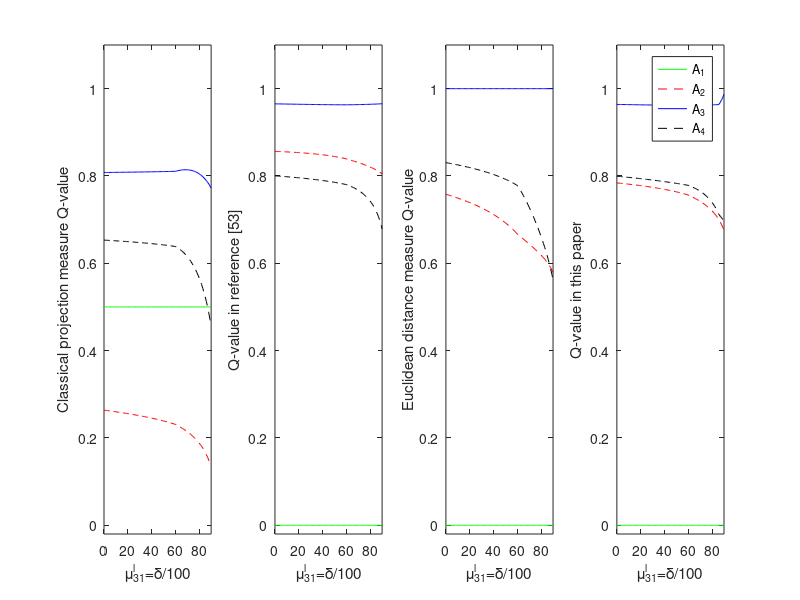

Here is the MATLAB script that generated this plot:

clc
clear all
%---------------导入决策矩阵------%
X=load('data2.txt');
w=[0.3 0.4 0.3];%属性权重
for dd=1:91
%     X(1,1)=(dd-1)/100;%-动态实验1----------------------%
   X(3,1)=(dd-1)/100;%-动态实验2----------------------%
%---------------计算加权决策矩阵------%
n=4;   %------方案的个数
k=5;   %------专家的个数
m=3;   %------属性指标的个数
for j=1:(n*k)
     for i=1:m
         Y(j,1+(i-1)*4)=1-(1-X(j,1+(i-1)*4))^w(i);
         Y(j,2+(i-1)*4)=1-(1-X(j,2+(i-1)*4))^w(i);
         Y(j,3+(i-1)*4)=(X(j,3+(i-1)*4))^w(i);
         Y(j,4+(i-1)*4)=(X(j,4+(i-1)*4))^w(i);
     end
end
WY=Y;
%-------------------------------------------------------%

%---------------计算正理想----------------%
for jj=1:k
        for ii=1:m
        Z(jj,1+4*(ii-1))=max(Y([jj jj+k jj+k*2 jj+k*3],1+4*(ii-1)));
        Z(jj,2+4*(ii-1))=max(Y([jj jj+k jj+k*2 jj+k*3],2+4*(ii-1)));
        Z(jj,3+4*(ii-1))=min(Y([jj jj+k jj+k*2 jj+k*3],3+4*(ii-1)));
        Z(jj,4+4*(ii-1))=min(Y([jj jj+k jj+k*2 jj+k*3],4+4*(ii-1)));
        end
end
ZZ=Z;

%---------------计算遗憾和满意矩阵----------------%
 for jjj=1:n
     A=Y(1+(jjj-1)*k:jjj*k,:);
         for j=1:k
             for i=1:m
                 %---------------计算遗憾矩阵----------------%
                 R(j+(jjj-1)*k,1+(i-1)*4)=Z(j,1+(i-1)*4)*A(j,3+(i-1)*4);
                 R(j+(jjj-1)*k,2+(i-1)*4)=Z(j,2+(i-1)*4)*A(j,4+(i-1)*4);
                 R(j+(jjj-1)*k,3+(i-1)*4)=Z(j,3+(i-1)*4)+A(j,1+(i-1)*4)-Z(j,3+(i-1)*4)*A(j,1+(i-1)*4);
                 R(j+(jjj-1)*k,4+(i-1)*4)=Z(j,4+(i-1)*4)+A(j,2+(i-1)*4)-Z(j,4+(i-1)*4)*A(j,2+(i-1)*4);
          
             end
         end
 end
 
%---------------计算正理想遗憾矩阵----------------%
 for jj=1:k
        for ii=1:m
        ZR(jj,1+4*(ii-1))=min(R([jj jj+k jj+k*2 jj+k*3],1+4*(ii-1)));
        ZR(jj,2+4*(ii-1))=min(R([jj jj+k jj+k*2 jj+k*3],2+4*(ii-1)));
        ZR(jj,3+4*(ii-1))=max(R([jj jj+k jj+k*2 jj+k*3],3+4*(ii-1)));
        ZR(jj,4+4*(ii-1))=max(R([jj jj+k jj+k*2 jj+k*3],4+4*(ii-1)));
        end
 end
%--------------------------------------------%
  %--------------计算正理想遗憾矩阵的模------------------------------%
 Z2=zeros(1,k);
 for kk=1:k
        for i=1:m
          Z2(1,kk)=Z2(1,kk)+(Z(kk,1+(i-1)*4))^2+(Z(kk,2+(i-1)*4))^2+(Z(kk,3+(i-1)*4))^2+(Z(kk,4+(i-1)*4))^2+(1-(Z(kk,1+(i-1)*4))-Z(kk,3+(i-1)*4))^2+(1-(Z(kk,2+(i-1)*4))-Z(kk,4+(i-1)*4))^2;
        end
 end

 Z22=sum(Z2);
 
%--------------------------------------------%
Y2=zeros(n,k);
YZ=zeros(n,k);
DYZ=zeros(n,k);
for j=1:n
    YY=Y(1+(j-1)*k:j*k,:);
    for kk=1:k
       for i=1:m
          Y2(j,kk)=Y2(j,kk)+(YY(kk,1+(i-1)*4))^2+(YY(kk,2+(i-1)*4))^2+(YY(kk,3+(i-1)*4))^2+(YY(kk,4+(i-1)*4))^2+(1-(YY(kk,1+(i-1)*4))-YY(kk,3+(i-1)*4))^2+(1-(YY(kk,2+(i-1)*4))-YY(kk,4+(i-1)*4))^2;
          YZ(j,kk)=YZ(j,kk)+(Z(kk,1+(i-1)*4))*(YY(kk,1+(i-1)*4))+(Z(kk,2+(i-1)*4))*(YY(kk,2+(i-1)*4))+(Z(kk,3+(i-1)*4))*(YY(kk,3+(i-1)*4))+(Z(kk,4+(i-1)*4))*(YY(kk,4+(i-1)*4))+(1-(Z(kk,1+(i-1)*4))-Z(kk,3+(i-1)*4))*(1-(YY(kk,1+(i-1)*4))-YY(kk,3+(i-1)*4))+(1-(Z(kk,2+(i-1)*4))-Z(kk,4+(i-1)*4))*(1-(YY(kk,2+(i-1)*4))-YY(kk,4+(i-1)*4));     
          DYZ(j,kk)=DYZ(j,kk)+(((Z(kk,1+(i-1)*4))-(YY(kk,1+(i-1)*4)))^2+((Z(kk,2+(i-1)*4))-(YY(kk,2+(i-1)*4)))^2+((Z(kk,3+(i-1)*4))-(YY(kk,3+(i-1)*4)))^2+((Z(kk,4+(i-1)*4))-(YY(kk,4+(i-1)*4)))^2+((1-(Z(kk,1+(i-1)*4))-Z(kk,3+(i-1)*4))-(1-(YY(kk,1+(i-1)*4))-YY(kk,3+(i-1)*4)))^2+((1-(Z(kk,2+(i-1)*4))-Z(kk,4+(i-1)*4))-(1-(YY(kk,2+(i-1)*4))-YY(kk,4+(i-1)*4)))^2)^0.5;
       end
    end
    Y22(j)=sum(Y2(j,:));
    YZZ(j)=sum(YZ(j,:));
    DDYZ(j)=sum(DYZ(j,:));
end
ZZZ=YZ;
%--------------------------------------------%   
 for j=1:n
    GR1(j)=YZZ(j)/Z22^0.5;
    GR2(j)=YZZ(j)/(YZZ(j)+abs(Y22(j)- Z22));
    GR3(j)=YZZ(j)/((Y22(j))^0.5*(Z22)^0.5+abs(Y22(j)- Z22)+abs(abs(YZZ(j)- Z22)));
 end
%--------------------------------------------%
 GN=[GR1;GR2;GR3;DDYZ];
 for j=1:n
    GCU1(j)=(GR1(j)-min(GR1))/(max(GR1)-min(GR1));
    GCU2(j)=(GR2(j)-min(GR2))/(max(GR2)-min(GR2));
    GCU3(j)=(GR3(j)-min(GR3))/(max(GR3)-min(GR3));
    GCU4(j)=(max(DDYZ)-DDYZ(j))/(max(DDYZ)-min(DDYZ));
    
 end
 
 
  Z=ZR;
  Y=[]; 
  Y=R;
  %--------------计算正理想遗憾矩阵的模------------------------------%
 Z2=zeros(1,k);
 for kk=1:k
        for i=1:m
          Z2(1,kk)=Z2(1,kk)+(Z(kk,1+(i-1)*4))^2+(Z(kk,2+(i-1)*4))^2+(Z(kk,3+(i-1)*4))^2+(Z(kk,4+(i-1)*4))^2+(1-(Z(kk,1+(i-1)*4))-Z(kk,3+(i-1)*4))^2+(1-(Z(kk,2+(i-1)*4))-Z(kk,4+(i-1)*4))^2;
        end
 end
 Z22=sum(Z2);
%--------------------------------------------%
Y2=zeros(n,k);
YZ=zeros(n,k);
DYZ=zeros(n,k);
  for j=1:n
    YY=Y(1+(j-1)*k:j*k,:);
    for kk=1:k
       for i=1:m
          Y2(j,kk)=Y2(j,kk)+(YY(kk,1+(i-1)*4))^2+(YY(kk,2+(i-1)*4))^2+(YY(kk,3+(i-1)*4))^2+(YY(kk,4+(i-1)*4))^2+(1-(YY(kk,1+(i-1)*4))-YY(kk,3+(i-1)*4))^2+(1-(YY(kk,2+(i-1)*4))-YY(kk,4+(i-1)*4))^2;
          YZ(j,kk)=YZ(j,kk)+(Z(kk,1+(i-1)*4))*(YY(kk,1+(i-1)*4))+(Z(kk,2+(i-1)*4))*(YY(kk,2+(i-1)*4))+(Z(kk,3+(i-1)*4))*(YY(kk,3+(i-1)*4))+(Z(kk,4+(i-1)*4))*(YY(kk,4+(i-1)*4))+(1-(Z(kk,1+(i-1)*4))-Z(kk,3+(i-1)*4))*(1-(YY(kk,1+(i-1)*4))-YY(kk,3+(i-1)*4))+(1-(Z(kk,2+(i-1)*4))-Z(kk,4+(i-1)*4))*(1-(YY(kk,2+(i-1)*4))-YY(kk,4+(i-1)*4));
          DYZ(j,kk)=DYZ(j,kk)+(((Z(kk,1+(i-1)*4))-(YY(kk,1+(i-1)*4)))^2+((Z(kk,2+(i-1)*4))-(YY(kk,2+(i-1)*4)))^2+((Z(kk,3+(i-1)*4))-(YY(kk,3+(i-1)*4)))^2+((Z(kk,4+(i-1)*4))-(YY(kk,4+(i-1)*4)))^2+((1-(Z(kk,1+(i-1)*4))-Z(kk,3+(i-1)*4))-(1-(YY(kk,1+(i-1)*4))-YY(kk,3+(i-1)*4)))^2+((1-(Z(kk,2+(i-1)*4))-Z(kk,4+(i-1)*4))-(1-(YY(kk,2+(i-1)*4))-YY(kk,4+(i-1)*4)))^2)^0.5;
       end
    end
    Y22(j)=sum(Y2(j,:));
    YZZ(j)=sum(YZ(j,:));
    DDYZ(j)=sum(DYZ(j,:));
end
    
%--------------------------------------------%   
 for j=1:n

    GR1(j)=YZZ(j)/Z22^0.5;
    GR2(j)=YZZ(j)/(YZZ(j)+abs(Y22(j)- Z22));
    GR3(j)=YZZ(j)/((Y22(j))^0.5*(Z22)^0.5+abs(Y22(j)- Z22)+abs(abs(YZZ(j)- Z22)));
    
 end
 GR=[GR1;GR2;GR3;DDYZ];
%--------------------------------------------%

 for j=1:n
    GRU1(j)=(GR1(j)-min(GR1))/(max(GR1)-min(GR1));
    GRU2(j)=(GR2(j)-min(GR2))/(max(GR2)-min(GR2));
    GRU3(j)=(GR3(j)-min(GR3))/(max(GR3)-min(GR3));
    GRU4(j)=(max(DDYZ)-DDYZ(j))/(max(DDYZ)-min(DDYZ));
    
 end
SS1=[GCU1;GRU1;GCU2;GRU2;GCU3;GRU3;GCU4;GRU4];
%--------------------------------------------%
        for j=1:n
          Q1(dd,j)=0.5*GCU1(j)+0.5*GRU1(j);
          Q2(dd,j)=0.5*GCU2(j)+0.5*GRU2(j);
          Q4(dd,j)=0.5*GCU3(j)+0.5*GRU3(j);
          Q3(dd,j)=0.5*GCU4(j)+0.5*GRU4(j);
        end
end
 Q1=Q1';
 Q2=Q2';
 Q3=Q3';
 Q4=Q4';
%--------------------------------------------%
a=0:90;
%--------------------------------------------%
%----------------------动态实验1图的绘制----------------------%
% figure(1)
% subplot(1,4,1)
% plot(a,Q1(1,:),'-g',a,Q1(2,:),'--r',a,Q1(3,:),'-b',a,Q1(4,:),'--k');
% xlabel('\mu^{l}_{11}=\theta/100'),ylabel('Classical projection measure Q-value');
% axis([0 90 -0.02 1.1])
% 
% 
% subplot(1,4,2)
% plot(a,Q2(1,:),'-g',a,Q2(2,:),'--r',a,Q2(3,:),'-b',a,Q2(4,:),'--k');
% xlabel('\mu^{l}_{11}=\theta/100'),ylabel('Q-value in reference[53]');
% axis([0 90 -0.02 1.1])
% subplot(1,4,3)
% plot(a,Q3(1,:),'-g',a,Q3(2,:),'--r',a,Q3(3,:),'-b',a,Q3(4,:),'--k');
% xlabel('\mu^{l}_{11}=\theta/100'),ylabel('Euclidean distance measure Q-value');
% axis([0 90 -0.02 1.1])
% 
% subplot(1,4,4)
% plot(a,Q4(1,:),'-g',a,Q4(2,:),'--r',a,Q4(3,:),'-b',a,Q4(4,:),'--k');
% xlabel('\mu^{l}_{11}=\theta/100'),ylabel('Q-value in this paper');
% legend('A_1','A_2','A_3','A_4');
% axis([0 90 -0.02 1.1])
%  
%----------------------动态实验2图的绘制----------------------%
figure(1)
subplot(1,4,1)
plot(a,Q1(1,:),'-g',a,Q1(2,:),'--r',a,Q1(3,:),'-b',a,Q1(4,:),'--k');
xlabel('\mu^{l}_{31}=\delta/100'),ylabel('Classical projection measure Q-value');
axis([0 90 -0.02 1.1])


subplot(1,4,2)
plot(a,Q2(1,:),'-g',a,Q2(2,:),'--r',a,Q2(3,:),'-b',a,Q2(4,:),'--k');
xlabel('\mu^{l}_{31}=\delta/100'),ylabel('Q-value in reference [53]');
axis([0 90 -0.02 1.1])

subplot(1,4,3)
plot(a,Q3(1,:),'-g',a,Q3(2,:),'--r',a,Q3(3,:),'-b',a,Q3(4,:),'--k');
xlabel('\mu^{l}_{31}=\delta/100'),ylabel('Euclidean distance measure Q-value');
axis([0 90 -0.02 1.1])

subplot(1,4,4)
plot(a,Q4(1,:),'-g',a,Q4(2,:),'--r',a,Q4(3,:),'-b',a,Q4(4,:),'--k');
xlabel('\mu^{l}_{31}=\delta/100'),ylabel('Q-value in this paper');
legend('A_1','A_2','A_3','A_4');
axis([0 90 -0.02 1.1])

